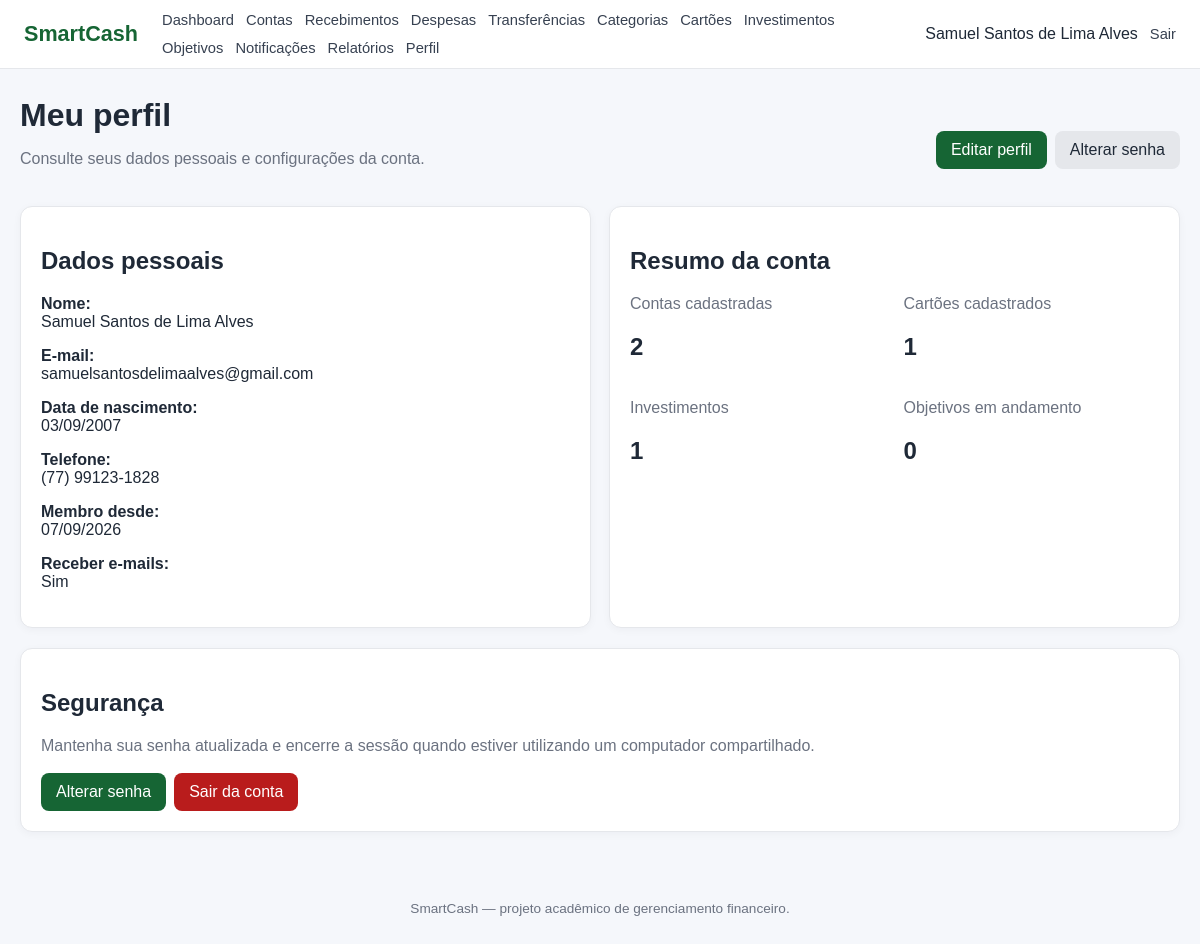
/usuario/perfil.php (signed in), run on the app's committed database.
### tables this page shows
CREATE TABLE `usuario` (
  `id_usuario` int NOT NULL,
  `nome` varchar(100) NOT NULL,
  `email` varchar(150) NOT NULL,
  `senha` varchar(255) NOT NULL,
  `data_nascimento` date NOT NULL,
  `telefone` varchar(20) DEFAULT NULL,
  `data_cadastro` datetime NOT NULL DEFAULT CURRENT_TIMESTAMP,
  `receber_email` tinyint(1) NOT NULL DEFAULT '1'
);

### includes/functions.php (called while the page is built, shortened)
<?php
function e(mixed $value): string
{
    return htmlspecialchars(
        (string)($value ?? ''),
        ENT_QUOTES,
        'UTF-8'
    );
}
function db(): PDO
{
    global $pdo;
    return $pdo;
}

### usuario/perfil.php (the view, shortened to what this page needs)
<?php
require_once __DIR__ . '/../config/database.php';
require_once __DIR__ . '/../includes/functions.php';
$uid = usuarioLogado();
$stmt = db()->prepare(
    'SELECT
        id_usuario,
        nome,
        email,
        data_nascimento,
        telefone,
        data_cadastro,
        receber_email
     FROM USUARIO
     WHERE id_usuario = :id'
);
$stmt->execute([
    'id' => $uid
]);
$usuario = $stmt->fetch(PDO::FETCH_ASSOC);
$stmt = db()->prepare(
    'SELECT COUNT(*)
     FROM CONTA
     WHERE id_usuario = :u'
);
$stmt->execute(['u' => $uid]);
$totalContas = (int) $stmt->fetchColumn();
$stmt = db()->prepare(
    'SELECT COUNT(*)
     FROM CARTAO
     WHERE id_usuario = :u'
);
$stmt->execute(['u' => $uid]);
$totalCartoes = (int) $stmt->fetchColumn();
$stmt = db()->prepare(
    'SELECT COUNT(*)
     FROM INVESTIMENTO
     WHERE id_usuario = :u'
);
$stmt->execute(['u' => $uid]);
$totalInvestimentos = (int) $stmt->fetchColumn();
$stmt = db()->prepare(
    "SELECT COUNT(*)
     FROM OBJETIVO_FINANCEIRO
     WHERE id_usuario = :u
       AND status = 'Em andamento'"
);
$stmt->execute(['u' => $uid]);
$totalObjetivosAtivos = (int) $stmt->fetchColumn();
$basePath = '../';
require __DIR__ . '/../includes/header.php';
?>
<div class="page-header">
    <div>
        <h1>Meu perfil</h1>
        <p class="muted">
            Consulte seus dados pessoais e configurações da conta.
        </p>
    </div>
    <div class="actions">
        <a class="btn" href="editar.php">
            Editar perfil
        </a>
        <a class="btn btn-secondary" href="alterar_senha.php">
            Alterar senha
        </a>
    </div>
</div>
<div class="grid grid-2">
    <div class="card">
        <h2>Dados pessoais</h2>
        <p>
            <strong>Nome:</strong><br>
            <?= e($usuario['nome']) ?>
        </p>
        <p>
            <strong>E-mail:</strong><br>
            <?= e($usuario['email']) ?>
        </p>
        <p>
            <strong>Data de nascimento:</strong><br>
            <?php if (!empty($usuario['data_nascimento'])): ?>
                <?= e(
                    date(
                        'd/m/Y',
                        strtotime($usuario['data_nascimento'])
                    )
                ) ?>
            <?php else: ?>
                <span class="muted">Não informada</span>
            <?php endif; ?>
        </p>
        <p>
            <strong>Telefone:</strong><br>
            <?php if (!empty($usuario['telefone'])): ?>
                <?= e($usuario['telefone']) ?>
            <?php else: ?>
                <span class="muted">Não informado</span>
            <?php endif; ?>
        </p>
        <p>
            <strong>Membro desde:</strong><br>
            <?= e(
                date(
                    'd/m/Y',
                    strtotime($usuario['data_cadastro'])
                )
            ) ?>
        </p>
        <p>
            <strong>Receber e-mails:</strong><br>
            <?= (int) $usuario['receber_email'] === 1
                ? 'Sim'
                : 'Não' ?>
        </p>
    </div>
    <div class="card">
        <h2>Resumo da conta</h2>
        <div class="grid grid-2">
            <div>
                <span class="muted">
                    Contas cadastradas
                </span>
                <h2>
                    <?= $totalContas ?>
                </h2>
            </div>
            <div>
                <span class="muted">
                    Cartões cadastrados
                </span>
                <h2>
                    <?= $totalCartoes ?>
                </h2>
            </div>
            <div>
                <span class="muted">
                    Investimentos
                </span>
                <h2>
                    <?= $totalInvestimentos ?>
                </h2>
            </div>
            <div>
                <span class="muted">
                    Objetivos em andamento
                </span>
                <h2>
                    <?= $totalObjetivosAtivos ?>
                </h2>
            </div>
        </div>
    </div>
</div>
<div class="card" style="margin-top: 20px;">
    <h2>Segurança</h2>
    <p class="muted">
        Mantenha sua senha atualizada e encerre a sessão quando estiver
        utilizando um computador compartilhado.
    </p>
    <div class="actions">
        <a class="btn" href="alterar_senha.php">
            Alterar senha
        </a>
        <a class="btn btn-danger" href="<?= e($basePath) ?>logout.php">
            Sair da conta
        </a>
    </div>
</div>
<?php
require __DIR__ . '/../includes/footer.php';
?>

### assets/css/style.css (style rules this page uses)
* { box-sizing: border-box; }
body { margin: 0; font-family: Arial, Helvetica, sans-serif; background: #f5f7fb; color: #1f2937; }
a { color: #166534; text-decoration: none; }
.page-header { display: flex; justify-content: space-between; align-items: center; gap: 16px; margin-bottom: 22px; }
.page-header h1 { margin: 0; }
.card, .table-card, .form-card { background: #fff; border: 1px solid #e5e7eb; border-radius: 12px; padding: 20px; box-shadow: 0 2px 8px rgba(15, 23, 42, .04); }
.grid { display: grid; gap: 18px; }
.grid-2 { grid-template-columns: repeat(2, minmax(0, 1fr)); }
.btn, .button, button { display: inline-block; border: 0; border-radius: 8px; padding: 10px 15px; text-decoration: none; cursor: pointer; font-weight: 600; background: #166534; color: #fff; font: inherit; }
.btn-secondary, .secondary { background: #e5e7eb; color: #1f2937; }
.btn-danger, .danger { background: #b91c1c; color: #fff; }
.actions { display: flex; gap: 8px; flex-wrap: wrap; margin-top: 18px; }
.muted { color: #6b7280; }

### data on the page
usuario: nome "Samuel Santos de Lima Alves", email "samuelsantosdelimaalves@gmail.com", data_nascimento "03/09/2007", telefone "(77) 99123-1828", data_cadastro "07/09/2026"

### other printed values
$userName "Samuel Santos de Lima Alves"
$totalContas "2"
$totalCartoes "1"
$totalInvestimentos "1"
$totalObjetivosAtivos "0"
